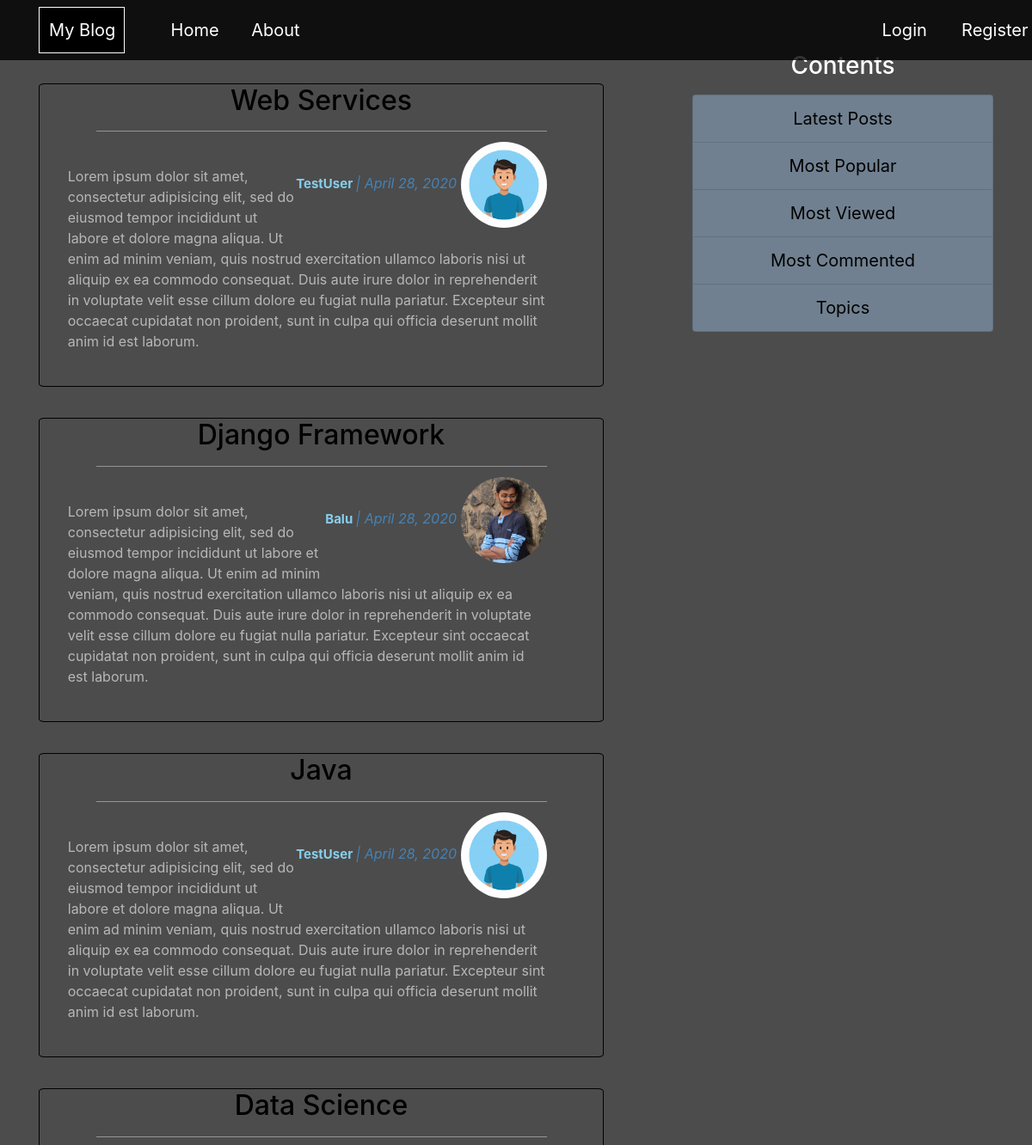
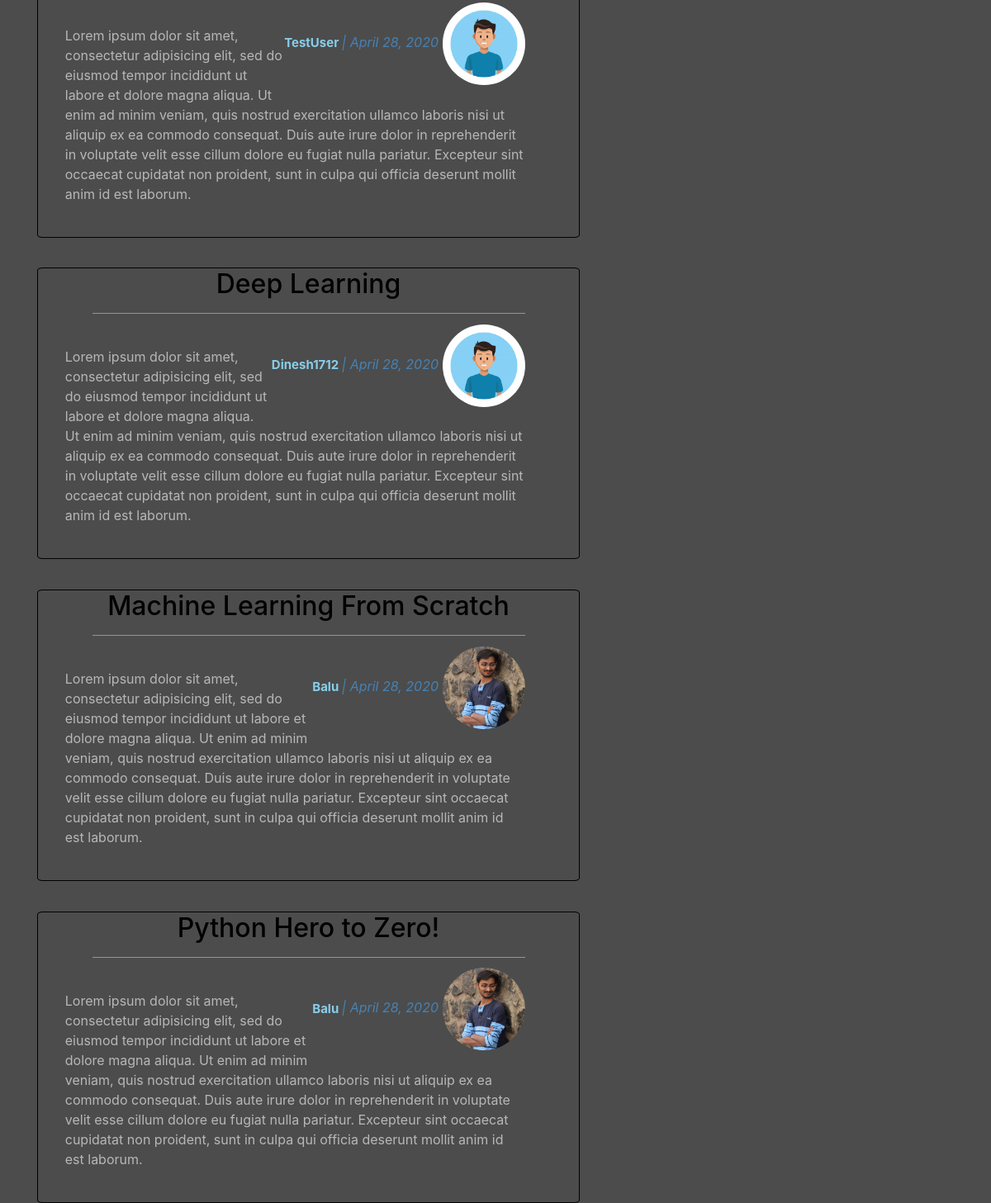
The page / on the database its author committed (2 pictures, top to bottom).
### Blog/models.py (models this page shows, shortened)
class Post(models.Model):
    title = models.CharField(max_length=100)
    content = models.TextField()
    date_posted = models.DateTimeField(default=timezone.now)
    author = models.ForeignKey(User,on_delete=models.CASCADE)

### Users/models.py (models this page shows, shortened)
class Profile(models.Model):
    user_profile = models.OneToOneField(User,on_delete=models.CASCADE)
    image = models.ImageField(default="default.jpg", upload_to="Profile_pics")

### Blog/views.py (the view)
# urls.py: path('',PostListView.as_view(), name="blog-home"),
class PostListView(ListView):
    model = Post
    template_name = 'Blog/home.html' #<app>/<model>_<viewtype>.html
    context_object_name = 'posts'
    ordering =['-date_posted']

### Blog/templates/Blog/home.html
{% extends "Blog/base.html" %}
{% block content %}
    {% for post in posts %}
    <div class="post-body">
      <div class="post-title">
        <a href="{% url 'post-detail' post.id %}"><h2>{{post.title}}</h2></a>
        <hr style="width: 80%; background-color: rgba(255,255,255,0.5);">
        <br>
        <div class="post-content">
          <div class="post-details">
            <a href="{% url 'user-posts' post.author.username %}"><strong style="color: skyblue; font-size: 15px;">{{post.author}} </strong></a>
            <em style="color: steelblue;"> | {{post.date_posted|date:" F d, Y"}} </em>
            <img class="rounded-circle" style="width: 100px; height: 100px;" src="{{post.author.profile.image.url}}" alt="">
          </div>
          <div class="post">
            <p>{{post.content}}</p>
            <br>
          </div>
        </div>
      </div>
    </div>
    {% endfor %}
{% endblock content %}

### Blog/templates/Blog/base.html (shortened to what this page needs)
{% load static %}
{% load crispy_forms_tags %}
<!DOCTYPE html>
<html>
<head>
    <link rel="stylesheet" href="https://maxcdn.bootstrapcdn.com/bootstrap/4.0.0/css/bootstrap.min.css">
    <link rel="stylesheet" type="text/css" href="{% static 'css/main.css' %}">
</head>
<body>
  <div class="container">
    <header class="site-header">
      <nav class="navbar navbar-expand-md navbar-default fixed-top">
        <div class="container">
          <a class="navbar-brand mr-4" href="{% url 'blog-home' %}">My Blog</a>
          <div class="collapse navbar-collapse" id="navbarToggle">
            <div class="navbar-nav mr-auto">
              <a class="nav-item nav-link" href="{% url 'blog-home' %}">Home</a>
              <a class="nav-item nav-link" href="{% url 'blog-about' %}">About</a>
            </div>
            <div class="navbar-nav">
              {% if user.is_authenticated %}
                <a class="nav-item nav-link" href="{% url 'profile' %}">Profile</a>
                <a class="nav-item nav-link" href="{% url 'logout' %}">Logout</a>
              {% else %}
                <a class="nav-item nav-link" href="{% url 'login' %}">Login</a>
                <a class="nav-item nav-link" href="{% url 'register' %}">Register</a>
              {% endif %}
            </div>
          </div>
        </div>
      </nav>
    </header>
  </div>
    <div class="container main">
      <div class="row">
        <div class="col-md-8">
          {% block content %}{% endblock %}
        </div>
        <div class="col-md-4">
          <div class="content-section">
            <h3 style="text-align: center;">Contents</h3>
              <p>
              <ul class="list-group">
                <li class="list-group-item list-details">Latest Posts</li>
                <li class="list-group-item list-details">Most Popular</li>
                <li class="list-group-item list-details">Most Viewed</li>
                <li class="list-group-item list-details">Most Commented</li>
                <li class="list-group-item list-details">Topics</li>
              </ul>
            </p>
          </div>
        </div>
        </div>
    </div>
</body>
</html>

### Blog/static/css/main.css (style rules this page uses)
body { margin: auto; padding: auto; background-color: rgba(0,0,0,0.7); color: white; }
a { text-decoration: none; }
.navbar { background-color: rgba(0,0,0,0.8); }
.nav-item { color: white; font-size: 20px; margin-left: 15%; }
.navbar-brand { width: 9%; color: white; background-color: black; border: 0.5px solid white; padding: 1%; text-align: center; }
.main { margin-top: 5%; }
.post-body { color: white; border-radius: 1%; margin-top: 5%; border: 1px solid black; width: 90%; }
.post-title a { text-align: center; color: black; text-decoration: none; }
.post-content { width: 85%; margin-left: 5%; color: black; }
.post-details { margin-top: -5%; float: right; }
.post { color: rgba(255,255,255,0.6); }
.list-details { background-color: slategray; color: black; cursor: pointer; text-align: center; font-size: 20px; }

### rows shown on the page
Post: title "Web Services", author "TestUser", date_posted "April 28, 2020", author.profile.image (placeholder picture), content "Lorem ipsum dolor sit amet, consectetur adipisicing elit, sed do eiusmod tempor incididunt ut labore et dolore magna aliqua. Ut enim ad minim veniam, quis nostrud exercitation ullamco laboris nisi ut aliquip ex ea commodo consequat. Duis aute irure dolor in reprehenderit in voluptate velit esse cillum dolore eu fugiat nulla pariatur. Excepteur sint occaecat cupidatat non proident, sunt in culpa qui officia deserunt mollit anim id est laborum."
Post: title "Django Framework", author "Balu", date_posted "April 28, 2020", author.profile.image (picture), content "Lorem ipsum dolor sit amet, consectetur adipisicing elit, sed do eiusmod tempor incididunt ut labore et dolore magna aliqua. Ut enim ad minim veniam, quis nostrud exercitation ullamco laboris nisi ut aliquip ex ea commodo consequat. Duis aute irure dolor in reprehenderit in voluptate velit esse cillum dolore eu fugiat nulla pariatur. Excepteur sint occaecat cupidatat non proident, sunt in culpa qui officia deserunt mollit anim id est laborum."
Post: title "Java", author "TestUser", date_posted "April 28, 2020", author.profile.image (placeholder picture), content "Lorem ipsum dolor sit amet, consectetur adipisicing elit, sed do eiusmod tempor incididunt ut labore et dolore magna aliqua. Ut enim ad minim veniam, quis nostrud exercitation ullamco laboris nisi ut aliquip ex ea commodo consequat. Duis aute irure dolor in reprehenderit in voluptate velit esse cillum dolore eu fugiat nulla pariatur. Excepteur sint occaecat cupidatat non proident, sunt in culpa qui officia deserunt mollit anim id est laborum."
Post: title "Data Science", author "TestUser", date_posted "April 28, 2020", author.profile.image (placeholder picture), content "Lorem ipsum dolor sit amet, consectetur adipisicing elit, sed do eiusmod tempor incididunt ut labore et dolore magna aliqua. Ut enim ad minim veniam, quis nostrud exercitation ullamco laboris nisi ut aliquip ex ea commodo consequat. Duis aute irure dolor in reprehenderit in voluptate velit esse cillum dolore eu fugiat nulla pariatur. Excepteur sint occaecat cupidatat non proident, sunt in culpa qui officia deserunt mollit anim id est laborum."
Post: title "Deep Learning", author "Dinesh1712", date_posted "April 28, 2020", author.profile.image (placeholder picture), content "Lorem ipsum dolor sit amet, consectetur adipisicing elit, sed do eiusmod tempor incididunt ut labore et dolore magna aliqua. Ut enim ad minim veniam, quis nostrud exercitation ullamco laboris nisi ut aliquip ex ea commodo consequat. Duis aute irure dolor in reprehenderit in voluptate velit esse cillum dolore eu fugiat nulla pariatur. Excepteur sint occaecat cupidatat non proident, sunt in culpa qui officia deserunt mollit anim id est laborum."
Post: title "Machine Learning From Scratch", author "Balu", date_posted "April 28, 2020", author.profile.image (picture), content "Lorem ipsum dolor sit amet, consectetur adipisicing elit, sed do eiusmod tempor incididunt ut labore et dolore magna aliqua. Ut enim ad minim veniam, quis nostrud exercitation ullamco laboris nisi ut aliquip ex ea commodo consequat. Duis aute irure dolor in reprehenderit in voluptate velit esse cillum dolore eu fugiat nulla pariatur. Excepteur sint occaecat cupidatat non proident, sunt in culpa qui officia deserunt mollit anim id est laborum."
Post: title "Python Hero to Zero!", author "Balu", date_posted "April 28, 2020", author.profile.image (picture), content "Lorem ipsum dolor sit amet, consectetur adipisicing elit, sed do eiusmod tempor incididunt ut labore et dolore magna aliqua. Ut enim ad minim veniam, quis nostrud exercitation ullamco laboris nisi ut aliquip ex ea commodo consequat. Duis aute irure dolor in reprehenderit in voluptate velit esse cillum dolore eu fugiat nulla pariatur. Excepteur sint occaecat cupidatat non proident, sunt in culpa qui officia deserunt mollit anim id est laborum."
